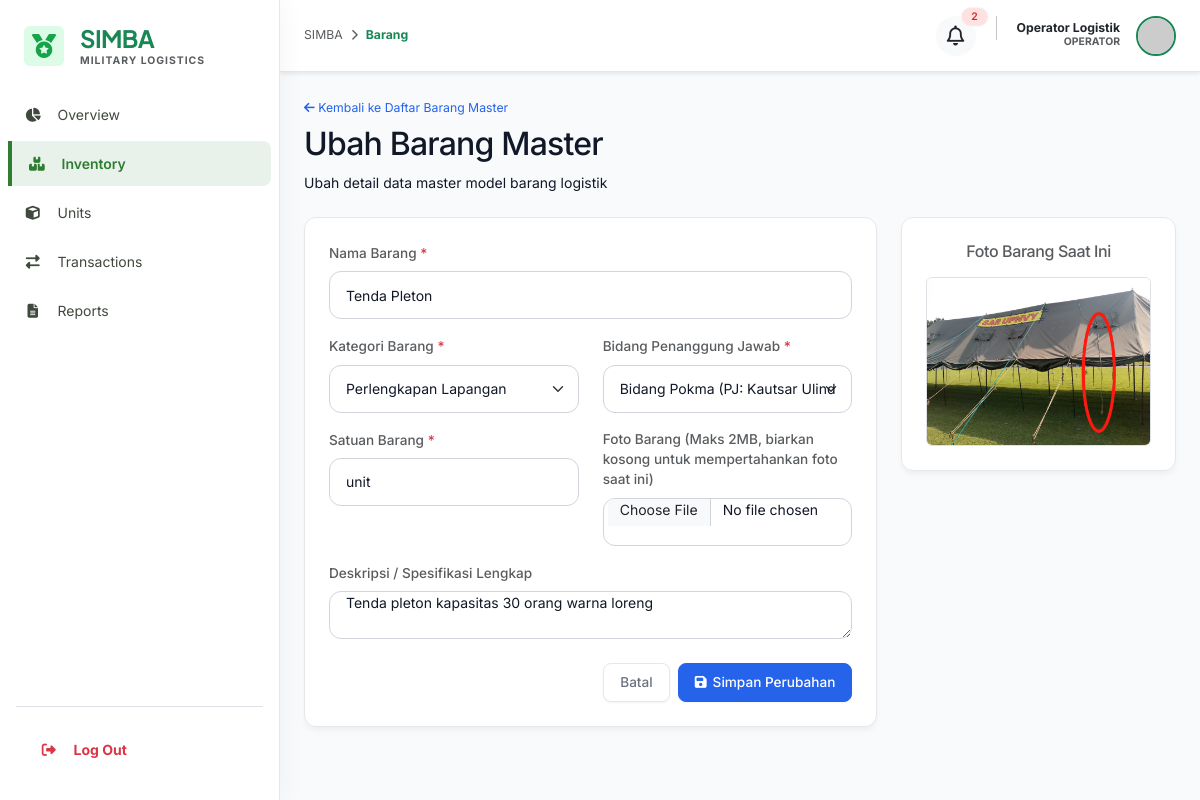
The page /public/index.php?controller=barang&action=edit&id=1 (signed in) on the database its author committed.
### tables this page shows
CREATE TABLE `barang` (
  `barang_id` int(11) NOT NULL,
  `kategori_id` int(11) NOT NULL,
  `bidang_id` int(11) NOT NULL,
  `nama_barang` varchar(150) NOT NULL,
  `satuan` varchar(20) NOT NULL,
  `deskripsi` text DEFAULT NULL,
  `foto` varchar(255) DEFAULT NULL,
  `created_at` datetime NOT NULL DEFAULT current_timestamp(),
  `updated_at` datetime DEFAULT NULL ON UPDATE current_timestamp()
);

CREATE TABLE `kategori_barang` (
  `kategori_id` int(11) NOT NULL,
  `nama_kategori` varchar(100) NOT NULL,
  `deskripsi` text DEFAULT NULL,
  `is_critical` tinyint(1) NOT NULL DEFAULT 0,
  `created_at` datetime NOT NULL DEFAULT current_timestamp()
);

CREATE TABLE `bidang_barang` (
  `bidang_id` int(11) NOT NULL,
  `nama_bidang` varchar(100) NOT NULL,
  `penanggung_jawab` varchar(100) NOT NULL,
  `deskripsi` text DEFAULT NULL,
  `created_at` datetime NOT NULL DEFAULT current_timestamp()
);

### app/controllers/BarangController.php (called while the page is built, shortened)
<?php
class BarangController extends Controller {
    public function edit() {
        $id = (int)$this->input('id');
        $barangModel = new Barang();
        $barang = $barangModel->find($id);
        $errors = [];
        $catModel = new KategoriBarang();
        $categories = $catModel->findAll();
        $bidModel = new BidangBarang();
        $sections = $bidModel->findAll();
        $this->view('barang/edit', [
            'title' => 'Ubah Barang Master',
            'barang' => $barang,
            'categories' => $categories,
            'sections' => $sections,
            'errors' => $errors
        ]);
    }
}

### public/index.php (called while the page is built, shortened)
<?php
require_once dirname(__DIR__) . '/core/Database.php';
require_once dirname(__DIR__) . '/core/Controller.php';
require_once dirname(__DIR__) . '/core/Model.php';
$actionName = isset($_GET['action']) ? trim($_GET['action']) : 'index';
$controllerInstance = new $controllerClass();
$controllerInstance->$actionName();

### core/Database.php (called while the page is built, shortened)
<?php
class Database {
    private static $instance = null;
    private $pdo;
    private function __construct() {
        try {
            $dsn = "mysql:host=" . DB_HOST . ";port=" . DB_PORT . ";dbname=" . DB_NAME . ";charset=utf8mb4";
            $options = [
                PDO::ATTR_ERRMODE            => PDO::ERRMODE_EXCEPTION,
                PDO::ATTR_DEFAULT_FETCH_MODE => PDO::FETCH_ASSOC,
                PDO::ATTR_EMULATE_PREPARES   => false,
            ];
            $this->pdo = new PDO($dsn, DB_USER, DB_PASS, $options);
        } catch (PDOException $e) {
            error_log("Database Connection Error: " . $e->getMessage());
            die("Sistem sedang mengalami kendala teknis. Silakan coba beberapa saat lagi.");
        }
    }
    public static function getInstance() {
        if (self::$instance === null) {
            self::$instance = new self();
        }
        return self::$instance;
    }
    public function getConnection() {
        return $this->pdo;
    }
}

### core/Model.php (called while the page is built, shortened)
<?php
require_once __DIR__ . '/Database.php';
abstract class Model {
    protected $db;
    protected $table;
    protected $primaryKey = 'id';
    public function __construct() {
        $this->db = Database::getInstance()->getConnection();
    }
    protected function query($sql, $params = []) {
        $stmt = $this->db->prepare($sql);
        $stmt->execute($params);
        return $stmt;
    }
    public function findAll() {
        $sql = "SELECT * FROM {$this->table}";
        return $this->query($sql)->fetchAll();
    }
    public function find($id) {
        $sql = "SELECT * FROM {$this->table} WHERE {$this->primaryKey} = :id LIMIT 1";
        return $this->query($sql, ['id' => $id])->fetch();
    }
}

### app/views/barang/edit.php (the view, shortened to what this page needs)
<div class="mb-4">
    <a href="index.php?controller=barang&action=index" class="text-decoration-none small" style="color: var(--primary);">
        <i class="fa-solid fa-arrow-left"></i> Kembali ke Daftar Barang Master
    </a>
    <h1 class="h2 font-heading mt-2" style="color: var(--text-primary);">Ubah Barang Master</h1>
    <span class="page-subtitle">Ubah detail data master model barang logistik</span>
</div>
<div class="row">
    <div class="col-md-8">
        <div class="glass-card p-4">
            <form action="index.php?controller=barang&action=edit&id=<?= $barang['barang_id'] ?>" method="POST" enctype="multipart/form-data" autocomplete="off">
                <div class="mb-3">
                    <label for="nama_barang" class="form-label text-muted small">Nama Barang <span class="text-danger">*</span></label>
                    <input type="text" class="form-control <?= isset($errors['nama_barang']) ? 'is-invalid' : '' ?>" id="nama_barang" name="nama_barang" value="<?= htmlspecialchars($_POST['nama_barang'] ?? $barang['nama_barang']) ?>" required>
                </div>
                <div class="row mb-3">
                    <div class="col-md-6">
                        <label for="kategori_id" class="form-label text-muted small">Kategori Barang <span class="text-danger">*</span></label>
                        <select class="form-select <?= isset($errors['kategori_id']) ? 'is-invalid' : '' ?>" id="kategori_id" name="kategori_id" required>
                            <?php foreach ($categories as $cat): ?>
                                <option value="<?= $cat['kategori_id'] ?>" <?= (($_POST['kategori_id'] ?? $barang['kategori_id']) == $cat['kategori_id']) ? 'selected' : '' ?>>
                                    <?= htmlspecialchars($cat['nama_kategori']) ?> <?= $cat['is_critical'] ? '(Kritis)' : '' ?>
                                </option>
                            <?php endforeach; ?>
                        </select>
                    </div>
                    <div class="col-md-6">
                        <label for="bidang_id" class="form-label text-muted small">Bidang Penanggung Jawab <span class="text-danger">*</span></label>
                        <select class="form-select <?= isset($errors['bidang_id']) ? 'is-invalid' : '' ?>" id="bidang_id" name="bidang_id" required>
                            <?php foreach ($sections as $sec): ?>
                                <option value="<?= $sec['bidang_id'] ?>" <?= (($_POST['bidang_id'] ?? $barang['bidang_id']) == $sec['bidang_id']) ? 'selected' : '' ?>>
                                    <?= htmlspecialchars($sec['nama_bidang']) ?> (PJ: <?= htmlspecialchars($sec['penanggung_jawab']) ?>)
                                </option>
                            <?php endforeach; ?>
                        </select>
                    </div>
                </div>
                <div class="row mb-3">
                    <div class="col-md-6">
                        <label for="satuan" class="form-label text-muted small">Satuan Barang <span class="text-danger">*</span></label>
                        <input type="text" class="form-control <?= isset($errors['satuan']) ? 'is-invalid' : '' ?>" id="satuan" name="satuan" value="<?= htmlspecialchars($_POST['satuan'] ?? $barang['satuan']) ?>" required>
                    </div>
                    <div class="col-md-6">
                        <label for="foto" class="form-label text-muted small">Foto Barang (Maks 2MB, biarkan kosong untuk mempertahankan foto saat ini)</label>
                        <input class="form-control" type="file" id="foto" name="foto" accept=".jpg, .jpeg, .png">
                    </div>
                </div>
                <div class="mb-4">
                    <label for="deskripsi" class="form-label text-muted small">Deskripsi / Spesifikasi Lengkap</label>
                    <textarea class="form-control" id="deskripsi" name="deskripsi" rows="3"><?= htmlspecialchars($_POST['deskripsi'] ?? $barang['deskripsi']) ?></textarea>
                </div>
                <div class="d-flex gap-2 justify-content-end">
                    <a href="index.php?controller=barang&action=index" class="btn btn-outline-custom">Batal</a>
                    <button type="submit" class="btn btn-primary"><i class="fa-solid fa-floppy-disk"></i> Simpan Perubahan</button>
                </div>
            </form>
        </div>
    </div>
    <?php if (!empty($barang['foto'])): ?>
        <div class="col-md-4">
            <div class="glass-card p-4 text-center">
                <h3 class="h6 mb-3 text-muted">Foto Barang Saat Ini</h3>
                <img src="uploads/barang/<?= $barang['foto'] ?>" alt="Foto Barang" class="img-fluid rounded border" style="max-height: 250px; object-fit: contain;">
            </div>
        </div>
    <?php endif; ?>
</div>

### public/css/style.css (style rules this page uses)
:root { --sidebar-bg: #111827; --sidebar-hover: #1F2937; --sidebar-active: #374151; --sidebar-active-border: #3B82F6; --sidebar-text: #9CA3AF; --sidebar-text-active: #FFFFFF; --sidebar-width: 250px; --sidebar-collapsed-width: 78px; --bg-main: #F8FAFC; --bg-card: #FFFFFF; --font-heading: 'Inter', sans-serif; --font-body: 'Inter', sans-serif; --text-primary: #111827; --text-secondary: #6B7280; --text-muted: #9CA3AF; --text-muted-lt: #D1D5DB; --primary: #2563EB; --primary-hover: #1D4ED8; --primary-light: #EFF6FF; --green: #16A34A; --green-lt: #DCFCE7; --green-hover: #15803D; --amber: #F59E0B; --amber-lt: #FEF3C7; --amber-hover: #D97706; --red: #DC2626; --red-lt: #FEE2E2; --red-hover: #B91C1C; --blue: #2563EB; --blue-lt: #DBEAFE; --purple: #7C3AED; --purple-lt: #EDE9FE; --gray-200: #E5E7EB; --border-color: #E5E7EB; --border-focus: #2563EB; --shadow-sm: 0 1px 2px 0 rgba(0, 0, 0, 0.05); --shadow-md: 0 4px 6px -1px rgba(0, 0, 0, 0.1), 0 2px 4px -1px rgba(0, 0, 0, 0.06); --shadow-card: 0 4px 6px -1px rgba(0, 0, 0, 0.05); --shadow-lg: 0 10px 15px -3px rgba(0, 0, 0, 0.1), 0 4px 6px -2px rgba(0, 0, 0, 0.05); --shadow-hover: 0 10px 15px -3px rgba(0, 0, 0, 0.05); --shadow-ring: 0 0 0 3px rgba(37, 99, 235, 0.2); --radius-sm: 6px; --radius-md: 8px; --radius-lg: 12px; --radius-xl: 16px; --radius-pill: 9999px; --transition: all 0.2s ease-in-out; }
body { background-color: var(--bg-main); color: var(--text-primary); font-family: var(--font-body); font-size: 14px; line-height: 1.5; -webkit-font-smoothing: antialiased; -moz-osx-font-smoothing: grayscale; }
h1, h2, h3, h4, h5, h6 { font-family: var(--font-heading); font-weight: 600; color: var(--text-primary); letter-spacing: -0.025em; margin-bottom: 0.5rem; }
a { color: var(--primary); text-decoration: none; transition: var(--transition); }
.card-modern, .glass-card { background: var(--bg-card); border: 1px solid var(--border-color); border-radius: var(--radius-lg); box-shadow: var(--shadow-card); margin-bottom: 24px; overflow: hidden; }
.card-modern .card-body, .glass-card { padding: 24px; }
.glass-card { padding: 24px; }
.btn { font-family: var(--font-body); font-weight: 500; font-size: 0.85rem; padding: 8px 16px; border-radius: var(--radius-md); transition: var(--transition); display: inline-flex; align-items: center; justify-content: center; gap: 6px; line-height: 1.5; border: 1px solid transparent; }
.btn-primary, .btn-accent { background: var(--primary); color: #fff !important; border-color: var(--primary); box-shadow: 0 1px 2px rgba(0, 0, 0, 0.05); }
.btn-outline-custom, .btn-outline { background: #fff; border-color: var(--border-color); color: var(--text-secondary); box-shadow: var(--shadow-sm); }
.form-label { font-weight: 500; font-size: 0.85rem; color: var(--text-primary); margin-bottom: 8px; }
.form-control, .form-select { background-color: #fff; border: 1px solid #D1D5DB; border-radius: 12px; padding: 0 16px; height: 48px; font-size: 0.875rem; color: var(--text-primary); transition: var(--transition); box-shadow: none; }
.form-control::placeholder { color: #9CA3AF; }
:root { --wp-blue: #0073aa; --wp-blue-hover: #005177; --wp-text-dark: #2c3338; }
.card-modern, .glass-card, .metric-card { transition: transform 0.3s cubic-bezier(0.34, 1.56, 0.64, 1), box-shadow 0.3s ease; }
img.img-fluid { transition: transform 0.4s ease; }

### app/views/layouts/main.php (style rules this page uses)
body { font-family: 'Inter', sans-serif; background-color: #F8FAFC; }

### rows shown on the page
barang: nama_barang "Tenda Pleton", kategori_id "Perlengkapan Lapangan", bidang_id "Bidang Pokma (PJ: Kautsar Ulindani)", satuan "unit", deskripsi "Tenda pleton kapasitas 30 orang warna loreng", foto (picture)

### other values the page prints
$label "Overview Inventory Units Transactions Reports"
$currentController "Barang"
$unreadCount "2"
$fullName "Operator Logistik"
ROLE_NAMES[$roleId] "OPERATOR"
